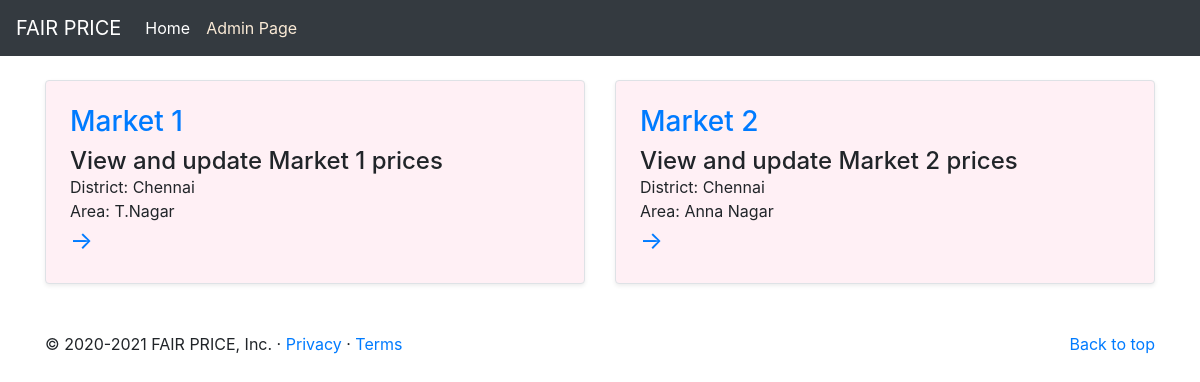
Before: /markets/ with the older database file.
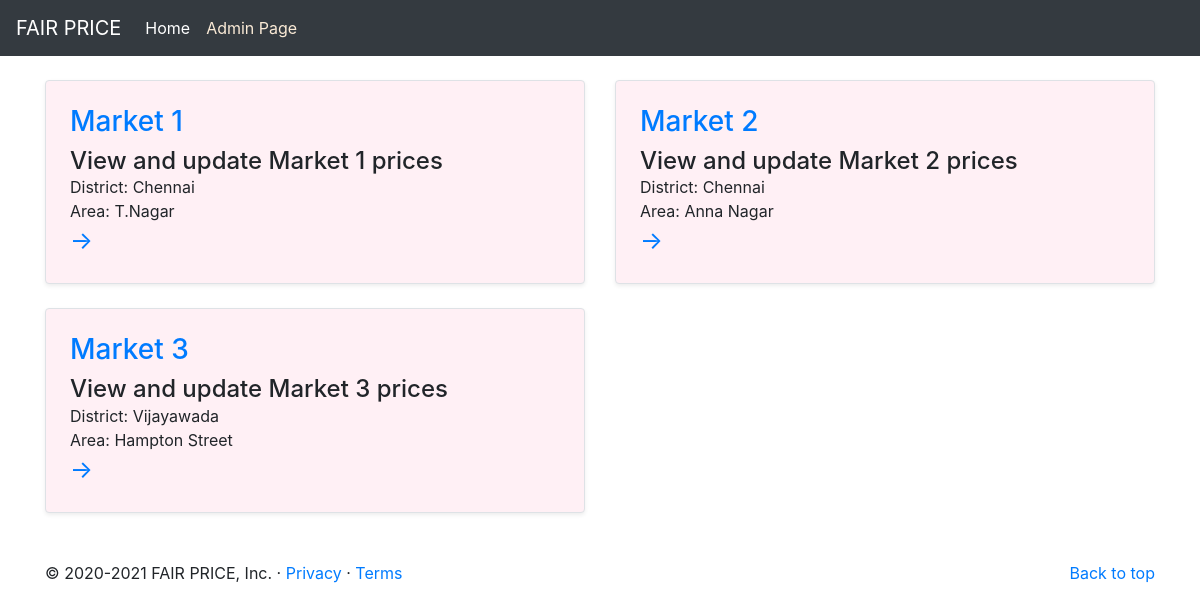
After: the same page with the newer database file.
### markets/models.py (models this page shows, shortened)
class Markets(models.Model):
    market_name = models.CharField(max_length=200)
    district = models.CharField(max_length=200)
    area = models.CharField(max_length=200)
    class Meta:
        db_table = 'markets'

### markets/views.py (the view)
# urls.py: path('', views.index, name='index'),
def index(request):
    markets = Markets.objects.all()
    return render(request, 'markets/index.html', {"markets": markets})

### templates/markets/index.html (shortened to what this page needs)
{% extends 'base.html' %}
{% block content %}
<div class="row mb-2">
    {% if markets %}
    {% for m in markets %}
    <div class="col-md-6">
        <div
            class="row no-gutters border rounded overflow-hidden flex-md-row mb-4 shadow-sm h-md-250 position-relative markets-card">
            <div class="col p-4 d-flex flex-column position-static">
                <h3 class="d-inline-block mb-2 text-primary">{{ m.market_name }}</h3>
                <h4 class="mb-0">View and update {{ m.market_name }} prices</h4>
                <p class="card-text mb-auto">District: {{ m.district }}</p>
                <p class="card-text mb-auto">Area: {{ m.area }}</p>
                <a href="{% url 'markets:categories' m.id %}" class="stretched-link arrow">→</a>
            </div>
        </div>
    </div>
    {% endfor %}
    {% else %}
    <p>No Markets available in this app!</p>
    {% endif %}
</div>
{% endblock %}

Changed rows visible on the page:
added Markets: market_name "Market 3", district "Vijayawada", area "Hampton Street"
